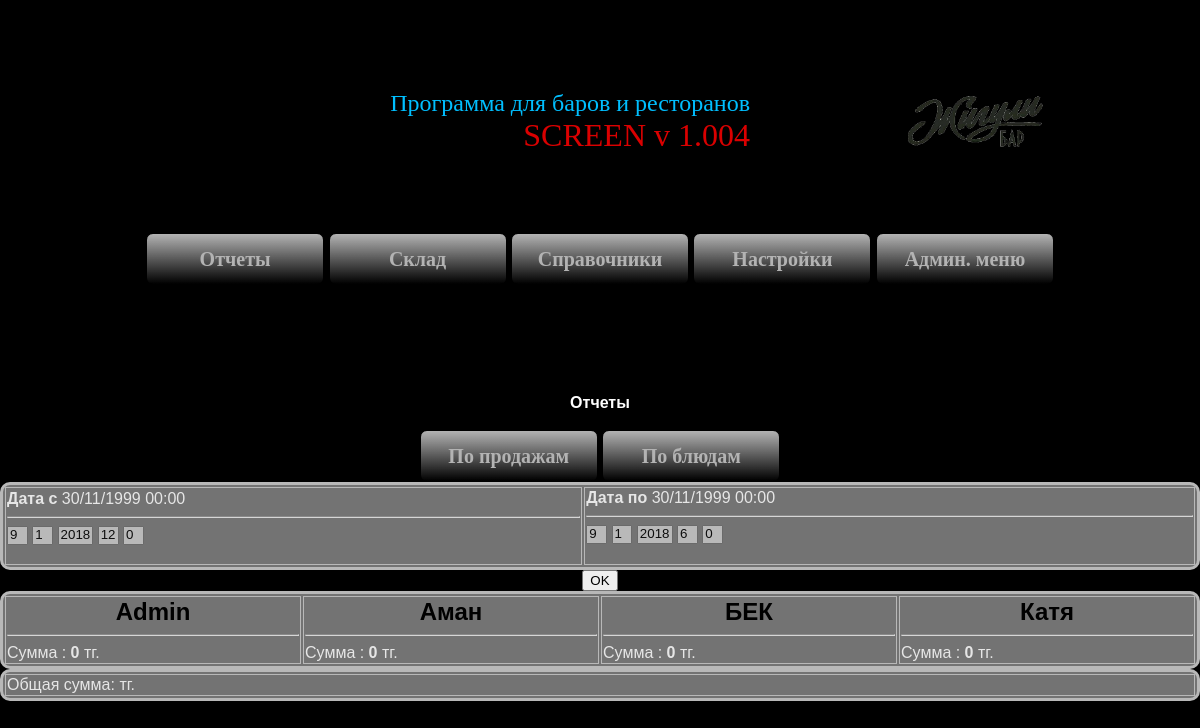
/localhost/index2.php?st=otchet&sp=sale, run on the app's committed database.
### tables this page shows
CREATE TABLE IF NOT EXISTS `settings` (
  `id` int(11) NOT NULL AUTO_INCREMENT,
  `name` text NOT NULL,
  `value` text NOT NULL,
  `text` text NOT NULL,
  `visible` text NOT NULL,
  PRIMARY KEY (`id`)
);

CREATE TABLE IF NOT EXISTS `users` (
  `id` int(11) NOT NULL AUTO_INCREMENT,
  `name` text NOT NULL,
  `pass` text NOT NULL,
  `status` text NOT NULL,
  `prava` text NOT NULL,
  PRIMARY KEY (`id`)
);

### localhost/conf.php (called while the page is built, shortened)
<?php
$ath = mysql_query("select * from settings where name='programm_version';");
if($ath)
{
while($author = mysql_fetch_array($ath))
$version = $author[value];
}
?>

### localhost/sale.php (the view, shortened to what this page needs)
<html>
<head>
<head>
<?php
$d = date(d);
$m = date(m);
$y = date(Y);
$h = 12;
$mm = 0;
$h2 = 6;
$mm2 = 0;
?>
<table id='ugolkrug' width='100%' border='1' bgcolor='gray' bordercolor='red'>
<tr>
<td>
<font color='white'><b>Дата с</b>
<?php
$tm_min= mktime($_POST[hours],0,0,$_POST[mount],$_POST[day],$_POST[year]);
$test = date( 'd/m/Y H:i', $tm_min );
echo"$test<br>";
?>
</font>
<hr>
<form action='?st=otchet&sp=sale' name='myform' method='post'>
<select name='day' size = '1' multiple>
<?php
for ($i = 1; $i <= 31; $i++)
{
if ($d == $i) {
echo"
<option value='$i' selected>$i</option>
";
}
if ($d <> $i) {
echo"
<option value='$i'>$i</option>
";
}
}
?>
</select>
<select name='mount' size = '1' multiple>
<?php
for ($i = 1; $i <= 12; $i++)
{
if ($m == $i) {
echo"
<option value='$i' selected>$i</option>
";
}
if ($m <> $i) {
echo"
<option value='$i'>$i</option>
";
}
}
?>
</select>
<select name='year' size = '1' multiple>
<?php
for ($i = 2017; $i <= 2020; $i++)
{
if ($y == $i) {
echo"
<option value='$i' selected>$i</option>
";
}
if ($y <> $i) {
echo"
<option value='$i'>$i</option>
";
}
}
?>
</select>
<select name='hours' size = '1' multiple>
<?php
for ($i = 0; $i <= 24; $i++)
{
if ($h == $i) {
echo"
<option value='$i' selected>$i</option>
";
}
if ($h <> $i) {
echo"
<option value='$i'>$i</option>
";
}
}
?>
</select>
<select name='minuts' size = '1' multiple>
<?php
for ($i = 00; $i <= 59; $i++)
{
if ($mm == $i) {
echo"
<option value='$i' selected>$i</option>
";
}
if ($mm <> $i) {
echo"
<option value='$i'>$i</option>
";
}
}
?>
</select>
</td>
<td>
<font color='white'><b>Дата по</b>
<?php
$tm_max= mktime($_POST[hours2],$_POST[minuts2],0,$_POST[mount2],$_POST[day2],$_POST[year2]);
$test2 = date( 'd/m/Y H:i', $tm_max );
echo"$test2<br>";
?>
</font>
<hr>
<form action='index.php?st=otchet&sp=sale' name='myform' method='post'>
<select name='day2' size = '1' multiple>
<?php
for ($i = 1; $i <= 31; $i++)
{
if ($d == $i) {
echo"
<option value='$i' selected>$i</option>
";
}
if ($d <> $i) {
echo"
<option value='$i'>$i</option>
";
}
}
?>
</select>
<select name='mount2' size = '1' multiple>
<?php
for ($i = 1; $i <= 12; $i++)
{
if ($m == $i) {
echo"
<option value='$i' selected>$i</option>
";
}
if ($m <> $i) {
echo"
<option value='$i'>$i</option>
";
}
}
?>
</select>
<select name='year2' size = '1' multiple>
<?php
for ($i = 2014; $i <= 2020; $i++)
{
if ($y == $i) {
echo"
<option value='$i' selected>$i</option>
";
}
if ($y <> $i) {
echo"
<option value='$i'>$i</option>
";
}
}
?>
</select>
<select name='hours2' size = '1' multiple>
<?php
for ($i = 0; $i <= 24; $i++)
{
if ($h2 == $i) {
echo"
<option value='$i' selected>$i</option>
";
}
if ($h2 <> $i) {
echo"
<option value='$i'>$i</option>
";
}
}
?>
</select>
<select name='minuts2' size = '1' multiple>
<?php
for ($i = 00; $i <= 59; $i++)
{
if ($mm2 == $i) {
echo"
<option value='$i' selected>$i</option>
";
}
if ($mm2 <> $i) {
echo"
<option value='$i'>$i</option>
";
}
}
?>
</select>
<?php
echo"<br><br>";
?>
</td>
</tr>
</table>
<input name="Submit" type=submit value="OK">
<?php
include"conf.php";
echo"
<table id='ugolkrug' width='100%' border='1' bgcolor='gray' bordercolor='red'>
<tr>
";
$ath = mysql_query("select * from users ORDER BY name ASC;");
if($ath)
{
while($author = mysql_fetch_array($ath))
if ($author[id] <>'') {
$ttl=0;
echo"
<td width='' valign='top'>
<center><font size='+2' color='black'><b>$author[name]</b></font></center>
<hr>
";
echo"
Сумма : <b>$ttl</b> тг.
</td>
";
}
}
echo"
</tr>
</table>
<table id='ugolkrug' width='100%' border='1' bgcolor='gray' bordercolor='red'>
<tr>
<td>
Общая сумма: <b>$tts</b> тг.
</td>
</tr>
</table>
";
?>

### localhost/index2.php (shortened to what this page needs)
<?php include"style.css"; include"conf.php"; ?>
<html>
<head>
<head>
</head>
<body>
<table  border="0" cellspacing="0" cellpadding="0" align="center" width='100%' height='100%'>
<tr>
<td width=25%'  >
<table  border="0" cellspacing="0" cellpadding="0" align="center" width='100%' height='10%'>
<tr>
<td width=50%'>
<p class='top3'>
<font color='deepskyblue' size='+2'>
Программа для баров и ресторанов</font><br><font color='darkskyblue' size='+3'>
SCREEN v <?php echo"$version"; ?></font></p>
</td>
</td>
<td width='10%'>
</td>
<td width='20%'>
<br><br>
<img src='img/logo2.png' style=" width: 50%;   border-radius: 30px; -webkit-border-radius: 30px; -moz-border-radius: 30px;">
<br>
<br>
<br>
</td>
</tr>
</table>
<center>
<table  border="0" cellspacing="0" cellpadding="0" align="center" width='100%' height='10%'>
<tr>
<td width=100%'>
<center>
<?php include"menu.php"; ?>
</center>
</td>
</tr>
</table>
</center>
<table  border="0" cellspacing="0" cellpadding="0" align="center" width='100%' height='70%'>
<tr>
<td width=100%'>
<center>
<?php
if ($_GET[st] == 'otchet') {include"otchet.php";}
?>
</center>
</td>
</tr>
</table>
</body>
</html>

### localhost/menu.php
<a href='?st=otchet' class='button10'>Отчеты</a>
<a href='?st=sklad' class='button10'>Склад</a>
<a href='?st=spravoch' class='button10'>Справочники</a>
<a href='?st=settings' class='button10'>Настройки</a>
<a href='?st=admin' class='button10'>Админ. меню</a>

### localhost/otchet.php (shortened to what this page needs)
<center><b>Отчеты</b></center>
<br>
<a href='?st=otchet&sp=sale' class='button10'>По продажам</a>
<a href='?st=otchet&sp=sale_menu' class='button10'>По блюдам</a>
<?php
if ($_GET[sp] == 'sale') {include"sale.php";}
?>
<br><br>

### data on the page
settings: value "1.004"
users: name "Admin", id "0"
users: name "Аман", id "0"
users: name "БЕК", id "0"
users: name "Катя", id "0"

### other printed values
$test "30/11/1999 00:00"
$test2 "30/11/1999 00:00"
form field day "9 ☑"
form field mount "1 ☑"
form field year "2018 ☑"
form field hours "12 ☑"
form field minuts "0 ☑"
form field day2 "9 ☑"
form field mount2 "1 ☑"
form field year2 "2018 ☑"
form field hours2 "6 ☑"
form field minuts2 "0 ☑"
